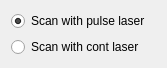
<?xml version="1.0" encoding="UTF-8"?>
<ui version="4.0">
 <class>Form</class>
 <widget class="QWidget" name="Form">
  <property name="geometry">
   <rect>
    <x>0</x>
    <y>0</y>
    <width>167</width>
    <height>54</height>
   </rect>
  </property>
  <property name="windowTitle">
   <string>Form</string>
  </property>
  <layout class="QVBoxLayout" name="verticalLayout">
   <item>
    <widget class="QRadioButton" name="pulse">
     <property name="text">
      <string>Scan with pulse laser</string>
     </property>
     <property name="checked">
      <bool>true</bool>
     </property>
    </widget>
   </item>
   <item>
    <widget class="QRadioButton" name="cont">
     <property name="text">
      <string>Scan with cont laser</string>
     </property>
    </widget>
   </item>
  </layout>
 </widget>
 <resources/>
 <connections/>
</ui>
